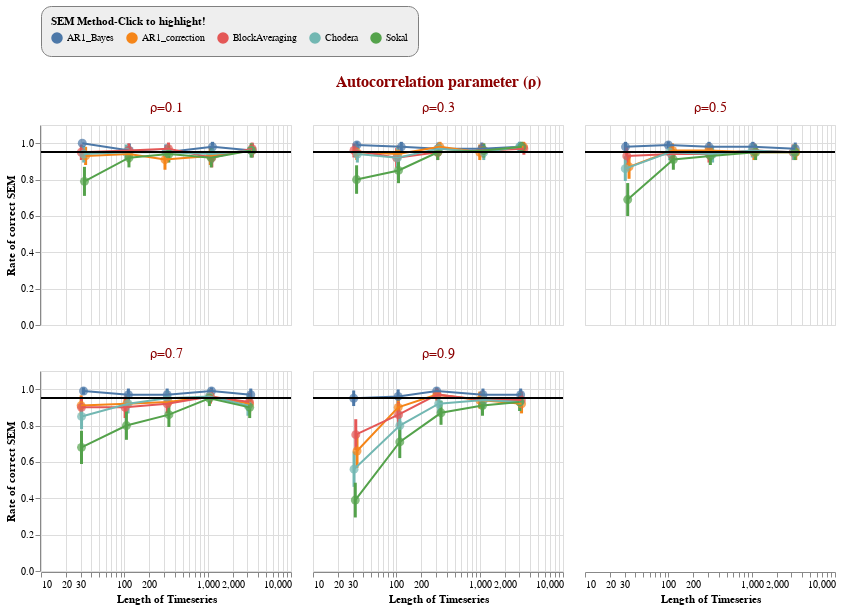

Notebook cell for this chart:
### Code cell
chart.interactive()

### Figure 1 — Vega-Lite specification as saved in the notebook (floating-point values rounded to 4 significant figures)
{"config": {"view": {"continuousWidth": 400, "continuousHeight": 300}, "header": {"labelColor": "darkred", "labelFontSize": 14, "titleColor": "darkred", "titleFontSize": 16}, "legend": {"cornerRadius": 10, "fillColor": "#EEEEEE", "orient": "top", "padding": 10, "strokeColor": "gray"}}, "data": {"name": "data-50c08f35a2561fdf03b85adde755472d"}, "facet": {"type": "nominal", "field": "trueRho", "title": "Autocorrelation parameter (ρ)"}, "spec": {"layer": [{"mark": {"type": "rule", "strokeWidth": 3}, "encoding": {"color": {"condition": {"type": "nominal", "field": "methodName", "selection": "selector232"}, "value": "lightgrey"}, "x": {"type": "quantitative", "field": "x_jittered"}, "y": {"type": "quantitative", "field": "ymin", "title": ""}, "y2": {"field": "ymax"}}, "selection": {"selector232": {"type": "single", "fields": ["methodName"], "empty": "all", "bind": "legend"}, "selector233": {"type": "interval", "bind": "scales", "encodings": ["x", "y"]}}, "transform": [{"calculate": "0.15*random()*datum.timeSeriesLength+datum.timeSeriesLength", "as": "x_jittered"}, {"calculate": "datum.rate-datum.confInt", "as": "ymin"}, {"calculate": "datum.rate+datum.confInt", "as": "ymax"}, {"calculate": "0.95", "as": "goal"}]}, {"mark": {"type": "point", "filled": true}, "encoding": {"color": {"condition": {"type": "nominal", "field": "methodName", "legend": {"title": "SEM Method-Click to highlight!"}, "selection": "selector230"}, "value": "lightgrey"}, "size": {"value": 80}, "tooltip": [{"type": "nominal", "field": "methodName"}], "x": {"type": "quantitative", "field": "x_jittered", "scale": {"type": "log"}, "title": "Length of Timeseries"}, "y": {"type": "quantitative", "field": "rate", "scale": {"domain": [0, 1.04]}, "title": "Rate of correct SEM"}}, "selection": {"selector230": {"type": "single", "fields": ["methodName"], "empty": "all", "bind": "legend"}}, "transform": [{"calculate": "0.15*random()*datum.timeSeriesLength+datum.timeSeriesLength", "as": "x_jittered"}, {"calculate": "datum.rate-datum.confInt", "as": "ymin"}, {"calculate": "datum.rate+datum.confInt", "as": "ymax"}, {"calculate": "0.95", "as": "goal"}]}, {"mark": "line", "encoding": {"color": {"condition": {"type": "nominal", "field": "methodName", "selection": "selector231"}, "value": "lightgrey"}, "x": {"type": "quantitative", "field": "x_jittered"}, "y": {"type": "quantitative", "field": "rate"}}, "selection": {"selector231": {"type": "single", "fields": ["methodName"], "empty": "all", "bind": "legend"}}, "transform": [{"calculate": "0.15*random()*datum.timeSeriesLength+datum.timeSeriesLength", "as": "x_jittered"}, {"calculate": "datum.rate-datum.confInt", "as": "ymin"}, {"calculate": "datum.rate+datum.confInt", "as": "ymax"}, {"calculate": "0.95", "as": "goal"}]}, {"mark": {"type": "rule", "color": "black"}, "encoding": {"y": {"type": "quantitative", "field": "goal"}}, "transform": [{"calculate": "0.15*random()*datum.timeSeriesLength+datum.timeSeriesLength", "as": "x_jittered"}, {"calculate": "datum.rate-datum.confInt", "as": "ymin"}, {"calculate": "datum.rate+datum.confInt", "as": "ymax"}, {"calculate": "0.95", "as": "goal"}]}], "height": 200, "width": 250}, "columns": 3, "$schema": "https://vega.github.io/schema/vega-lite/v4.8.1.json", "datasets": {"data-50c08f35a2561fdf03b85adde755472d": [{"methodName": "AR1_Bayes", "timeSeriesLength": 30, "trueRho": "ρ=0.1", "rate": 1.0, "confInt": 0.0}, {"methodName": "AR1_Bayes", "timeSeriesLength": 30, "trueRho": "ρ=0.3", "rate": 0.99, "confInt": 0.0195}, {"methodName": "AR1_Bayes", "timeSeriesLength": 30, "trueRho": "ρ=0.5", "rate": 0.98, "confInt": 0.02744}, {"methodName": "AR1_Bayes", "timeSeriesLength": 30, "trueRho": "ρ=0.7", "rate": 0.99, "confInt": 0.0195}, {"methodName": "AR1_Bayes", "timeSeriesLength": 30, "trueRho": "ρ=0.9", "rate": 0.95, "confInt": 0.04272}, {"methodName": "AR1_Bayes", "timeSeriesLength": 100, "trueRho": "ρ=0.1", "rate": 0.96, "confInt": 0.03841}, {"methodName": "AR1_Bayes", "timeSeriesLength": 100, "trueRho": "ρ=0.3", "rate": 0.98, "confInt": 0.02744}, {"methodName": "AR1_Bayes", "timeSeriesLength": 100, "trueRho": "ρ=0.5", "rate": 0.99, "confInt": 0.0195}, {"methodName": "AR1_Bayes", "timeSeriesLength": 100, "trueRho": "ρ=0.7", "rate": 0.97, "confInt": 0.03344}, {"methodName": "AR1_Bayes", "timeSeriesLength": 100, "trueRho": "ρ=0.9", "rate": 0.96, "confInt": 0.03841}, {"methodName": "AR1_Bayes", "timeSeriesLength": 300, "trueRho": "ρ=0.1", "rate": 0.95, "confInt": 0.04272}, {"methodName": "AR1_Bayes", "timeSeriesLength": 300, "trueRho": "ρ=0.3", "rate": 0.97, "confInt": 0.03344}, {"methodName": "AR1_Bayes", "timeSeriesLength": 300, "trueRho": "ρ=0.5", "rate": 0.98, "confInt": 0.02744}, {"methodName": "AR1_Bayes", "timeSeriesLength": 300, "trueRho": "ρ=0.7", "rate": 0.97, "confInt": 0.03344}, {"methodName": "AR1_Bayes", "timeSeriesLength": 300, "trueRho": "ρ=0.9", "rate": 0.99, "confInt": 0.0195}, {"methodName": "AR1_Bayes", "timeSeriesLength": 1000, "trueRho": "ρ=0.1", "rate": 0.98, "confInt": 0.02744}, {"methodName": "AR1_Bayes", "timeSeriesLength": 1000, "trueRho": "ρ=0.3", "rate": 0.97, "confInt": 0.03344}, {"methodName": "AR1_Bayes", "timeSeriesLength": 1000, "trueRho": "ρ=0.5", "rate": 0.98, "confInt": 0.02744}, {"methodName": "AR1_Bayes", "timeSeriesLength": 1000, "trueRho": "ρ=0.7", "rate": 0.99, "confInt": 0.0195}, {"methodName": "AR1_Bayes", "timeSeriesLength": 1000, "trueRho": "ρ=0.9", "rate": 0.97, "confInt": 0.03344}, {"methodName": "AR1_Bayes", "timeSeriesLength": 3000, "trueRho": "ρ=0.1", "rate": 0.96, "confInt": 0.03841}, {"methodName": "AR1_Bayes", "timeSeriesLength": 3000, "trueRho": "ρ=0.3", "rate": 0.98, "confInt": 0.02744}, {"methodName": "AR1_Bayes", "timeSeriesLength": 3000, "trueRho": "ρ=0.5", "rate": 0.97, "confInt": 0.03344}, {"methodName": "AR1_Bayes", "timeSeriesLength": 3000, "trueRho": "ρ=0.7", "rate": 0.97, "confInt": 0.03344}, {"methodName": "AR1_Bayes", "timeSeriesLength": 3000, "trueRho": "ρ=0.9", "rate": 0.97, "confInt": 0.03344}, {"methodName": "AR1_correction", "timeSeriesLength": 30, "trueRho": "ρ=0.1", "rate": 0.93, "confInt": 0.05001}, {"methodName": "AR1_correction", "timeSeriesLength": 30, "trueRho": "ρ=0.3", "rate": 0.95, "confInt": 0.04272}, {"methodName": "AR1_correction", "timeSeriesLength": 30, "trueRho": "ρ=0.5", "rate": 0.87, "confInt": 0.06592}, {"methodName": "AR1_correction", "timeSeriesLength": 30, "trueRho": "ρ=0.7", "rate": 0.91, "confInt": 0.05609}, {"methodName": "AR1_correction", "timeSeriesLength": 30, "trueRho": "ρ=0.9", "rate": 0.66, "confInt": 0.09285}, {"methodName": "AR1_correction", "timeSeriesLength": 100, "trueRho": "ρ=0.1", "rate": 0.94, "confInt": 0.04655}, {"methodName": "AR1_correction", "timeSeriesLength": 100, "trueRho": "ρ=0.3", "rate": 0.94, "confInt": 0.04655}, {"methodName": "AR1_correction", "timeSeriesLength": 100, "trueRho": "ρ=0.5", "rate": 0.96, "confInt": 0.03841}, {"methodName": "AR1_correction", "timeSeriesLength": 100, "trueRho": "ρ=0.7", "rate": 0.92, "confInt": 0.05317}, {"methodName": "AR1_correction", "timeSeriesLength": 100, "trueRho": "ρ=0.9", "rate": 0.9, "confInt": 0.0588}, {"methodName": "AR1_correction", "timeSeriesLength": 300, "trueRho": "ρ=0.1", "rate": 0.91, "confInt": 0.05609}, {"methodName": "AR1_correction", "timeSeriesLength": 300, "trueRho": "ρ=0.3", "rate": 0.98, "confInt": 0.02744}, {"methodName": "AR1_correction", "timeSeriesLength": 300, "trueRho": "ρ=0.5", "rate": 0.96, "confInt": 0.03841}, {"methodName": "AR1_correction", "timeSeriesLength": 300, "trueRho": "ρ=0.7", "rate": 0.93, "confInt": 0.05001}, {"methodName": "AR1_correction", "timeSeriesLength": 300, "trueRho": "ρ=0.9", "rate": 0.97, "confInt": 0.03344}, {"methodName": "AR1_correction", "timeSeriesLength": 1000, "trueRho": "ρ=0.1", "rate": 0.93, "confInt": 0.05001}, {"methodName": "AR1_correction", "timeSeriesLength": 1000, "trueRho": "ρ=0.3", "rate": 0.95, "confInt": 0.04272}, {"methodName": "AR1_correction", "timeSeriesLength": 1000, "trueRho": "ρ=0.5", "rate": 0.95, "confInt": 0.04272}, {"methodName": "AR1_correction", "timeSeriesLength": 1000, "trueRho": "ρ=0.7", "rate": 0.96, "confInt": 0.03841}, {"methodName": "AR1_correction", "timeSeriesLength": 1000, "trueRho": "ρ=0.9", "rate": 0.94, "confInt": 0.04655}, {"methodName": "AR1_correction", "timeSeriesLength": 3000, "trueRho": "ρ=0.1", "rate": 0.96, "confInt": 0.03841}, {"methodName": "AR1_correction", "timeSeriesLength": 3000, "trueRho": "ρ=0.3", "rate": 0.98, "confInt": 0.02744}, {"methodName": "AR1_correction", "timeSeriesLength": 3000, "trueRho": "ρ=0.5", "rate": 0.95, "confInt": 0.04272}, {"methodName": "AR1_correction", "timeSeriesLength": 3000, "trueRho": "ρ=0.7", "rate": 0.92, "confInt": 0.05317}, {"methodName": "AR1_correction", "timeSeriesLength": 3000, "trueRho": "ρ=0.9", "rate": 0.92, "confInt": 0.05317}, {"methodName": "BlockAveraging", "timeSeriesLength": 30, "trueRho": "ρ=0.1", "rate": 0.95, "confInt": 0.04272}, {"methodName": "BlockAveraging", "timeSeriesLength": 30, "trueRho": "ρ=0.3", "rate": 0.96, "confInt": 0.03841}, {"methodName": "BlockAveraging", "timeSeriesLength": 30, "trueRho": "ρ=0.5", "rate": 0.93, "confInt": 0.05001}, {"methodName": "BlockAveraging", "timeSeriesLength": 30, "trueRho": "ρ=0.7", "rate": 0.9, "confInt": 0.0588}, {"methodName": "BlockAveraging", "timeSeriesLength": 30, "trueRho": "ρ=0.9", "rate": 0.75, "confInt": 0.08487}, {"methodName": "BlockAveraging", "timeSeriesLength": 100, "trueRho": "ρ=0.1", "rate": 0.96, "confInt": 0.03841}, {"methodName": "BlockAveraging", "timeSeriesLength": 100, "trueRho": "ρ=0.3", "rate": 0.92, "confInt": 0.05317}, {"methodName": "BlockAveraging", "timeSeriesLength": 100, "trueRho": "ρ=0.5", "rate": 0.94, "confInt": 0.04655}, {"methodName": "BlockAveraging", "timeSeriesLength": 100, "trueRho": "ρ=0.7", "rate": 0.9, "confInt": 0.0588}, {"methodName": "BlockAveraging", "timeSeriesLength": 100, "trueRho": "ρ=0.9", "rate": 0.86, "confInt": 0.06801}, {"methodName": "BlockAveraging", "timeSeriesLength": 300, "trueRho": "ρ=0.1", "rate": 0.97, "confInt": 0.03344}, {"methodName": "BlockAveraging", "timeSeriesLength": 300, "trueRho": "ρ=0.3", "rate": 0.95, "confInt": 0.04272}, {"methodName": "BlockAveraging", "timeSeriesLength": 300, "trueRho": "ρ=0.5", "rate": 0.94, "confInt": 0.04655}, {"methodName": "BlockAveraging", "timeSeriesLength": 300, "trueRho": "ρ=0.7", "rate": 0.92, "confInt": 0.05317}, {"methodName": "BlockAveraging", "timeSeriesLength": 300, "trueRho": "ρ=0.9", "rate": 0.97, "confInt": 0.03344}, {"methodName": "BlockAveraging", "timeSeriesLength": 1000, "trueRho": "ρ=0.1", "rate": 0.92, "confInt": 0.05317}, {"methodName": "BlockAveraging", "timeSeriesLength": 1000, "trueRho": "ρ=0.3", "rate": 0.96, "confInt": 0.03841}, {"methodName": "BlockAveraging", "timeSeriesLength": 1000, "trueRho": "ρ=0.5", "rate": 0.96, "confInt": 0.03841}, {"methodName": "BlockAveraging", "timeSeriesLength": 1000, "trueRho": "ρ=0.7", "rate": 0.96, "confInt": 0.03841}, {"methodName": "BlockAveraging", "timeSeriesLength": 1000, "trueRho": "ρ=0.9", "rate": 0.94, "confInt": 0.04655}, {"methodName": "BlockAveraging", "timeSeriesLength": 3000, "trueRho": "ρ=0.1", "rate": 0.97, "confInt": 0.03344}, {"methodName": "BlockAveraging", "timeSeriesLength": 3000, "trueRho": "ρ=0.3", "rate": 0.97, "confInt": 0.03344}, {"methodName": "BlockAveraging", "timeSeriesLength": 3000, "trueRho": "ρ=0.5", "rate": 0.95, "confInt": 0.04272}, {"methodName": "BlockAveraging", "timeSeriesLength": 3000, "trueRho": "ρ=0.7", "rate": 0.93, "confInt": 0.05001}, {"methodName": "BlockAveraging", "timeSeriesLength": 3000, "trueRho": "ρ=0.9", "rate": 0.94, "confInt": 0.04655}, {"methodName": "Chodera", "timeSeriesLength": 30, "trueRho": "ρ=0.1", "rate": 0.94, "confInt": 0.04655}, {"methodName": "Chodera", "timeSeriesLength": 30, "trueRho": "ρ=0.3", "rate": 0.94, "confInt": 0.04655}, {"methodName": "Chodera", "timeSeriesLength": 30, "trueRho": "ρ=0.5", "rate": 0.86, "confInt": 0.06801}, {"methodName": "Chodera", "timeSeriesLength": 30, "trueRho": "ρ=0.7", "rate": 0.85, "confInt": 0.06999}, {"methodName": "Chodera", "timeSeriesLength": 30, "trueRho": "ρ=0.9", "rate": 0.56, "confInt": 0.09729}, {"methodName": "Chodera", "timeSeriesLength": 100, "trueRho": "ρ=0.1", "rate": 0.95, "confInt": 0.04272}, {"methodName": "Chodera", "timeSeriesLength": 100, "trueRho": "ρ=0.3", "rate": 0.92, "confInt": 0.05317}, {"methodName": "Chodera", "timeSeriesLength": 100, "trueRho": "ρ=0.5", "rate": 0.95, "confInt": 0.04272}, {"methodName": "Chodera", "timeSeriesLength": 100, "trueRho": "ρ=0.7", "rate": 0.92, "confInt": 0.05317}, {"methodName": "Chodera", "timeSeriesLength": 100, "trueRho": "ρ=0.9", "rate": 0.8, "confInt": 0.0784}, {"methodName": "Chodera", "timeSeriesLength": 300, "trueRho": "ρ=0.1", "rate": 0.95, "confInt": 0.04272}, {"methodName": "Chodera", "timeSeriesLength": 300, "trueRho": "ρ=0.3", "rate": 0.97, "confInt": 0.03344}, {"methodName": "Chodera", "timeSeriesLength": 300, "trueRho": "ρ=0.5", "rate": 0.94, "confInt": 0.04655}, {"methodName": "Chodera", "timeSeriesLength": 300, "trueRho": "ρ=0.7", "rate": 0.95, "confInt": 0.04272}, {"methodName": "Chodera", "timeSeriesLength": 300, "trueRho": "ρ=0.9", "rate": 0.92, "confInt": 0.05317}, {"methodName": "Chodera", "timeSeriesLength": 1000, "trueRho": "ρ=0.1", "rate": 0.94, "confInt": 0.04655}, {"methodName": "Chodera", "timeSeriesLength": 1000, "trueRho": "ρ=0.3", "rate": 0.95, "confInt": 0.04272}, {"methodName": "Chodera", "timeSeriesLength": 1000, "trueRho": "ρ=0.5", "rate": 0.96, "confInt": 0.03841}, {"methodName": "Chodera", "timeSeriesLength": 1000, "trueRho": "ρ=0.7", "rate": 0.96, "confInt": 0.03841}, {"methodName": "Chodera", "timeSeriesLength": 1000, "trueRho": "ρ=0.9", "rate": 0.94, "confInt": 0.04655}, {"methodName": "Chodera", "timeSeriesLength": 3000, "trueRho": "ρ=0.1", "rate": 0.96, "confInt": 0.03841}, {"methodName": "Chodera", "timeSeriesLength": 3000, "trueRho": "ρ=0.3", "rate": 0.98, "confInt": 0.02744}, {"methodName": "Chodera", "timeSeriesLength": 3000, "trueRho": "ρ=0.5", "rate": 0.95, "confInt": 0.04272}, {"methodName": "Chodera", "timeSeriesLength": 3000, "trueRho": "ρ=0.7", "rate": 0.91, "confInt": 0.05609}, {"methodName": "Chodera", "timeSeriesLength": 3000, "trueRho": "ρ=0.9", "rate": 0.93, "confInt": 0.05001}, {"methodName": "Sokal", "timeSeriesLength": 30, "trueRho": "ρ=0.1", "rate": 0.79, "confInt": 0.07983}, {"methodName": "Sokal", "timeSeriesLength": 30, "trueRho": "ρ=0.3", "rate": 0.8, "confInt": 0.0784}, {"methodName": "Sokal", "timeSeriesLength": 30, "trueRho": "ρ=0.5", "rate": 0.69, "confInt": 0.09065}, {"methodName": "Sokal", "timeSeriesLength": 30, "trueRho": "ρ=0.7", "rate": 0.68, "confInt": 0.09143}, {"methodName": "Sokal", "timeSeriesLength": 30, "trueRho": "ρ=0.9", "rate": 0.39, "confInt": 0.0956}, {"methodName": "Sokal", "timeSeriesLength": 100, "trueRho": "ρ=0.1", "rate": 0.92, "confInt": 0.05317}, {"methodName": "Sokal", "timeSeriesLength": 100, "trueRho": "ρ=0.3", "rate": 0.85, "confInt": 0.06999}, {"methodName": "Sokal", "timeSeriesLength": 100, "trueRho": "ρ=0.5", "rate": 0.91, "confInt": 0.05609}, {"methodName": "Sokal", "timeSeriesLength": 100, "trueRho": "ρ=0.7", "rate": 0.8, "confInt": 0.0784}, {"methodName": "Sokal", "timeSeriesLength": 100, "trueRho": "ρ=0.9", "rate": 0.71, "confInt": 0.08894}, {"methodName": "Sokal", "timeSeriesLength": 300, "trueRho": "ρ=0.1", "rate": 0.94, "confInt": 0.04655}, {"methodName": "Sokal", "timeSeriesLength": 300, "trueRho": "ρ=0.3", "rate": 0.95, "confInt": 0.04272}, {"methodName": "Sokal", "timeSeriesLength": 300, "trueRho": "ρ=0.5", "rate": 0.93, "confInt": 0.05001}, {"methodName": "Sokal", "timeSeriesLength": 300, "trueRho": "ρ=0.7", "rate": 0.86, "confInt": 0.06801}, {"methodName": "Sokal", "timeSeriesLength": 300, "trueRho": "ρ=0.9", "rate": 0.87, "confInt": 0.06592}, {"methodName": "Sokal", "timeSeriesLength": 1000, "trueRho": "ρ=0.1", "rate": 0.92, "confInt": 0.05317}, {"methodName": "Sokal", "timeSeriesLength": 1000, "trueRho": "ρ=0.3", "rate": 0.96, "confInt": 0.03841}, {"methodName": "Sokal", "timeSeriesLength": 1000, "trueRho": "ρ=0.5", "rate": 0.95, "confInt": 0.04272}, {"methodName": "Sokal", "timeSeriesLength": 1000, "trueRho": "ρ=0.7", "rate": 0.95, "confInt": 0.04272}, {"methodName": "Sokal", "timeSeriesLength": 1000, "trueRho": "ρ=0.9", "rate": 0.91, "confInt": 0.05609}, {"methodName": "Sokal", "timeSeriesLength": 3000, "trueRho": "ρ=0.1", "rate": 0.96, "confInt": 0.03841}, {"methodName": "Sokal", "timeSeriesLength": 3000, "trueRho": "ρ=0.3", "rate": 0.98, "confInt": 0.02744}, {"methodName": "Sokal", "timeSeriesLength": 3000, "trueRho": "ρ=0.5", "rate": 0.95, "confInt": 0.04272}, {"methodName": "Sokal", "timeSeriesLength": 3000, "trueRho": "ρ=0.7", "rate": 0.9, "confInt": 0.0588}, {"methodName": "Sokal", "timeSeriesLength": 3000, "trueRho": "ρ=0.9", "rate": 0.93, "confInt": 0.05001}]}}
